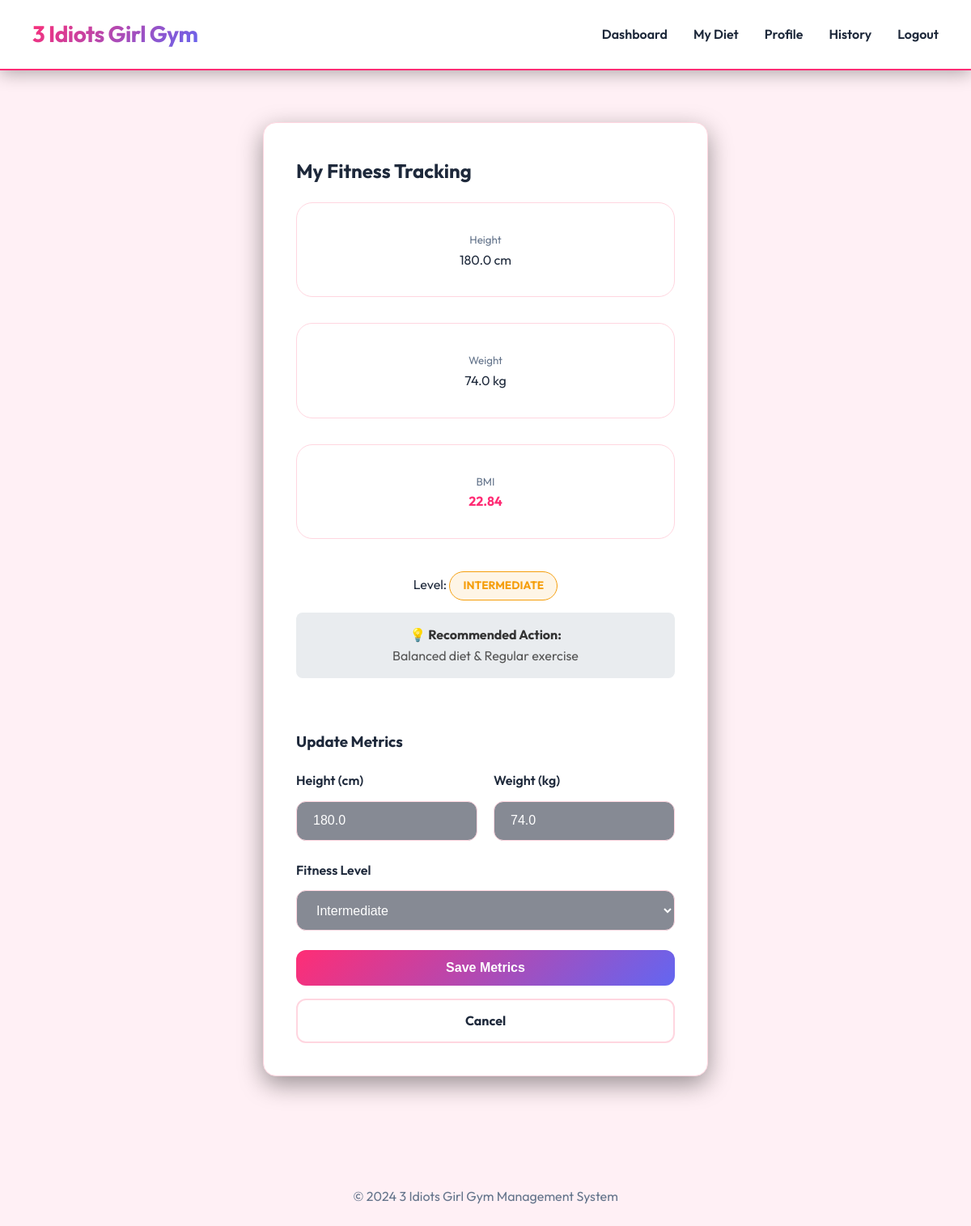
Page /fitness (signed in) on the committed database.
### tables this page shows
CREATE TABLE fitness_profile (
    id INTEGER PRIMARY KEY AUTOINCREMENT,
    member_id INTEGER,
    height REAL,
    weight REAL,
    bmi REAL,
    fitness_level TEXT,
    FOREIGN KEY(member_id) REFERENCES members(id)
);

### app.py (the view, shortened to what this page needs)
@app.route("/fitness", methods=["GET", "POST"])
def fitness():
    if "member_id" not in session:
        return redirect("/login")
    conn = get_db()
    profile = conn.execute(
        "SELECT * FROM fitness_profile WHERE member_id=?",
        (session["member_id"],)
    ).fetchone()
    conn.close()
    return render_template("fitness.html", profile=profile)

### app.py (called while the page is built)
def get_db():
    conn = sqlite3.connect(DATABASE)
    conn.row_factory = sqlite3.Row
    return conn

### templates/fitness.html (shortened to what this page needs)
{% extends "base.html" %}
{% block content %}
<div class="page-wrapper narrow">
  <div class="card">
    <h2>My Fitness Tracking</h2>
    {% if profile %}
    <div class="stats-grid mt-3">
      <div class="stat-card">
        <small class="text-muted">Height</small>
        <div>{{ profile['height'] }} cm</div>
      </div>
      <div class="stat-card">
        <small class="text-muted">Weight</small>
        <div>{{ profile['weight'] }} kg</div>
      </div>
      <div class="stat-card">
        <small class="text-muted">BMI</small>
        <div style="font-weight: bold; color: var(--primary-color);">{{ profile['bmi'] }}</div>
      </div>
    </div>
    <p class="text-center mt-2">Level: <span class="pill pill-warning">{{ profile['fitness_level'] }}</span></p>
    <div style="background: #e9ecef; padding: 15px; border-radius: 8px; margin-top: 15px; text-align: center;">
      <strong style="color: #333;">💡 Recommended Action:</strong><br>
      <span style="color: #555;">
        {% if profile['bmi'] < 18.5 %} High-calorie diet & Strength training {% elif profile['bmi'] < 25 %} Balanced
          diet & Regular exercise {% elif profile['bmi'] < 30 %} Low-calorie diet & Cardio {% else %} Strict diet &
          Intense Cardio {% endif %} </span>
    </div>
    {% endif %}
    <h3>Update Metrics</h3>
    <form method="POST">
      <div class="form-grid-2">
        <div class="form-group">
          <label class="form-label">Height (cm)</label>
          <input type="number" step="0.1" name="height" class="form-control"
            value="{{ profile['height'] if profile else '' }}" placeholder="e.g. 170" required>
        </div>
        <div class="form-group">
          <label class="form-label">Weight (kg)</label>
          <input type="number" step="0.1" name="weight" class="form-control"
            value="{{ profile['weight'] if profile else '' }}" placeholder="e.g. 65" required>
        </div>
      </div>
      <div class="form-group">
        <label class="form-label">Fitness Level</label>
        <select name="fitness_level" class="form-control">
          <option value="Intermediate" {% if profile and profile['fitness_level']=='Intermediate' %}selected{% endif %}>
            Intermediate</option>
        </select>
      </div>
      <button type="submit" class="btn btn-primary btn-full">Save Metrics</button>
      <a href="/dashboard" class="btn btn-outline btn-full mt-3"
        style="text-align: center; display: block; text-decoration: none;">Cancel</a>
    </form>
  </div>
</div>
{% endblock %}

### static/style.css (style rules this page uses)
:root { --primary-color: #ff2d75; --primary-hover: #e02568; --secondary-color: #6366f1; --success-color: #10b981; --danger-color: #f43f5e; --warning-color: #f59e0b; --info-color: #0ea5e9; --dark-color: #1e293b; --nav-bg: #ffffff; --body-bg: #fff0f5; --card-bg: #ffffff; --card-border: #ffd6e0; --text-main: #1e293b; --text-muted: #64748b; --accent-gradient: linear-gradient(135deg, #ff2d75 0%, #6366f1 100%); }
* { box-sizing: border-box; margin: 0; padding: 0; }
body { font-family: 'Outfit', sans-serif; background-color: var(--body-bg); color: var(--text-main); line-height: 1.6; }
.page-wrapper { padding: 1rem 0; }
.page-wrapper.narrow { max-width: 550px; margin: auto; }
.card { background-color: var(--card-bg); padding: 2.5rem; border-radius: 16px; border: 1px solid var(--card-border); box-shadow: 0 10px 30px rgba(0, 0, 0, 0.4); margin-bottom: 2.5rem; }
h1, h2, h3 { margin-bottom: 1.25rem; font-weight: 700; }
.text-center { text-align: center; }
.text-muted { color: var(--text-muted); }
.btn { display: inline-block; padding: 0.8rem 1.75rem; border: none; border-radius: 12px; cursor: pointer; text-decoration: none; font-size: 1rem; font-weight: 700; transition: all 0.3s ease; text-align: center; }
.btn-primary { background: var(--accent-gradient); color: #fff; }
.btn-outline { background-color: transparent; border: 2px solid var(--card-border); color: var(--text-main); }
.btn-full { width: 100%; display: block; margin-top: 1rem; }
.form-group { margin-bottom: 1.5rem; }
.form-label { display: block; margin-bottom: 0.75rem; font-weight: 600; color: var(--text-main); }
.form-control { width: 100%; padding: 0.9rem 1.25rem; background-color: rgba(15, 23, 42, 0.5); border: 1px solid var(--card-border); border-radius: 12px; font-size: 1rem; color: #fff; transition: all 0.3s; }
.form-grid-2 { display: grid; grid-template-columns: 1fr 1fr; gap: 1.25rem; }
.pill { display: inline-block; padding: 0.4rem 1rem; border-radius: 50px; font-size: 0.85rem; font-weight: 700; text-transform: uppercase; border-width: 1px; border-style: solid; }
.pill-warning { background-color: rgba(245, 158, 11, 0.1); color: #f59e0b; border-color: #f59e0b; }
.stats-grid, .nav-grid { display: grid; grid-template-columns: repeat(auto-fit, minmax(260px, 1fr)); gap: 2rem; margin-bottom: 2.5rem; }
.stat-card, .nav-card { padding: 2rem; border: 1px solid var(--card-border); border-radius: 20px; background-color: var(--card-bg); text-align: center; transition: all 0.3s ease; cursor: pointer; }
.mt-3 { margin-top: 1rem; }

### rows in the picture
fitness_profile: height "180.0", weight "74.0", bmi "22.84", fitness_level "INTERMEDIATE", fitness_level "Intermediate"
